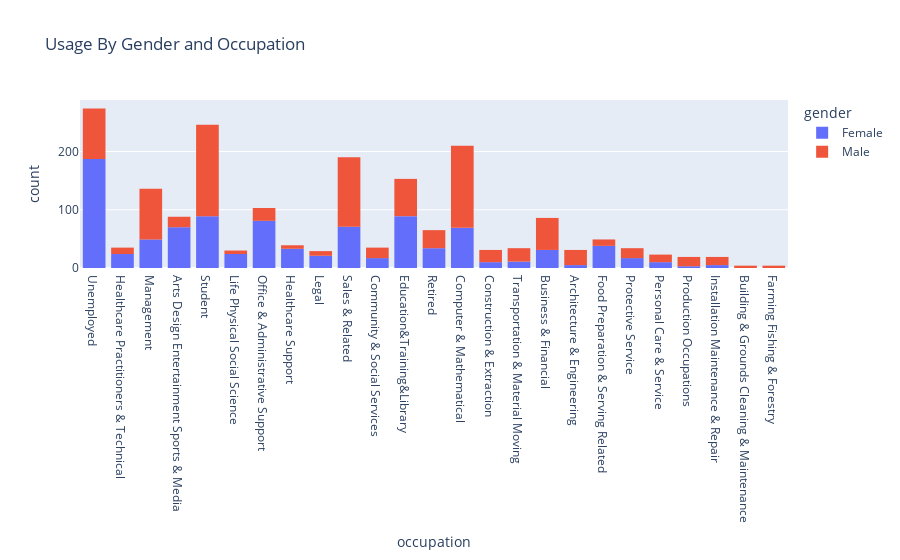

Notebook source saved alongside this figure:
### Markdown cell above
The above graph shows that the acceptance is pretty high when the audience is no hurry to reach the destination

### Code cell
#here will use the beautiful visualization of a histogram to show variations across occupation and gender
fig=px.histogram(df_restaurant, x="occupation", title="Usage By Gender and Occupation", color="gender")
fig.write_image("images/restaurant_coupon_gender_occupation.png")
fig.show()

### Figure 1 — Plotly figure (JSON) as saved in the notebook; plotly's stock layout.template omitted (floating-point values rounded to 4 significant figures; data arrays with more than 128 entries replaced by an {"elided": "..."} marker saying what was removed)
{"data": [{"alignmentgroup": "True", "bingroup": "x", "hovertemplate": "gender=Female<br>occupation=%{x}<br>count=%{y}<extra></extra>", "legendgroup": "Female", "marker": {"color": "#636efa", "pattern": {"shape": ""}}, "name": "Female", "offsetgroup": "Female", "orientation": "v", "showlegend": true, "type": "histogram", "x": {"elided": "988 str values"}, "xaxis": "x", "yaxis": "y"}, {"alignmentgroup": "True", "bingroup": "x", "hovertemplate": "gender=Male<br>occupation=%{x}<br>count=%{y}<extra></extra>", "legendgroup": "Male", "marker": {"color": "#EF553B", "pattern": {"shape": ""}}, "name": "Male", "offsetgroup": "Male", "orientation": "v", "showlegend": true, "type": "histogram", "x": {"elided": "979 str values"}, "xaxis": "x", "yaxis": "y"}], "layout": {"barmode": "relative", "legend": {"title": {"text": "gender"}, "tracegroupgap": 0}, "title": {"text": "Usage By Gender and Occupation"}, "xaxis": {"anchor": "y", "domain": [0, 1], "title": {"text": "occupation"}}, "yaxis": {"anchor": "x", "domain": [0, 1], "title": {"text": "count"}}}}
